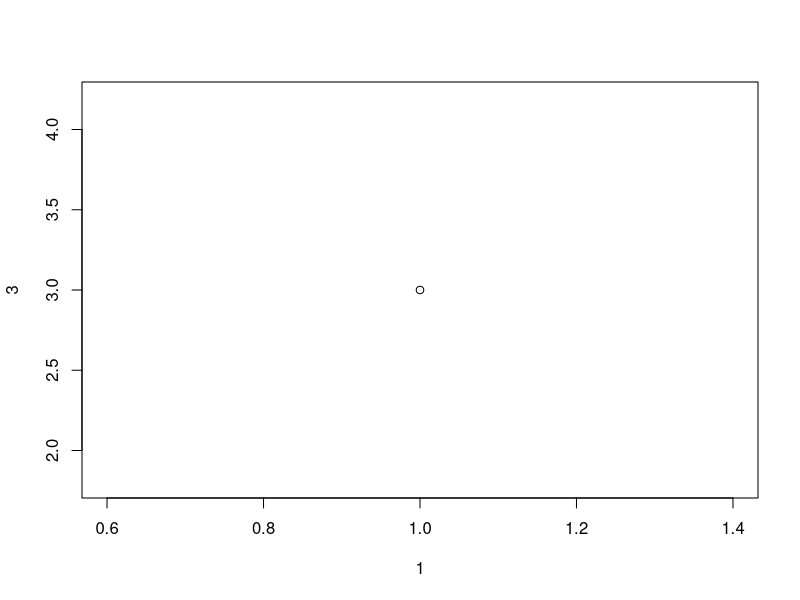
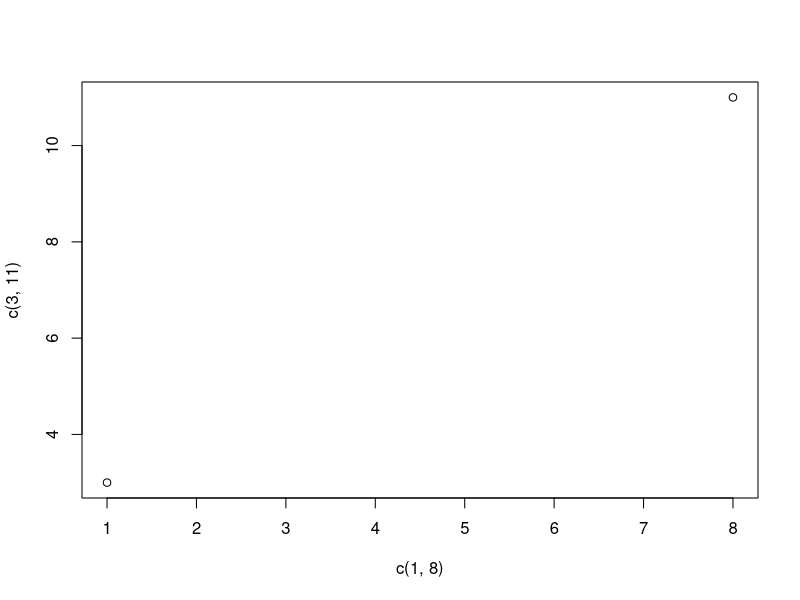
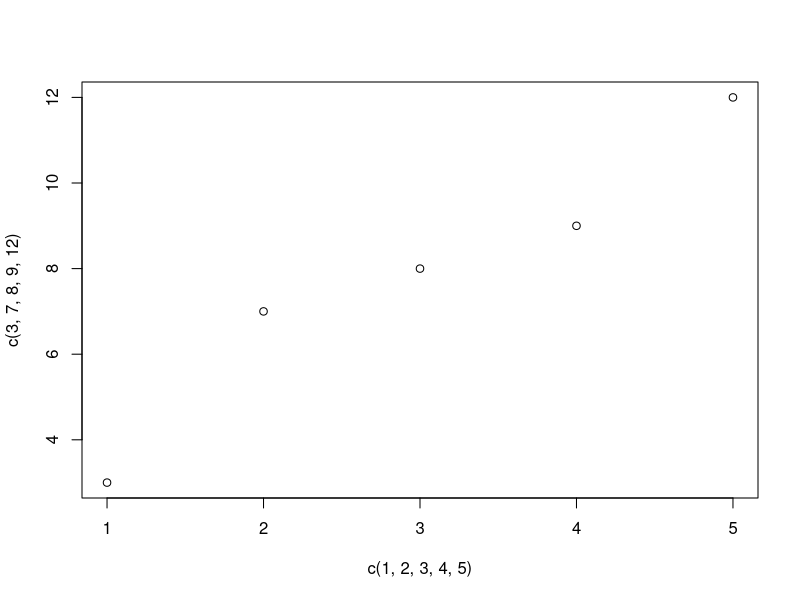
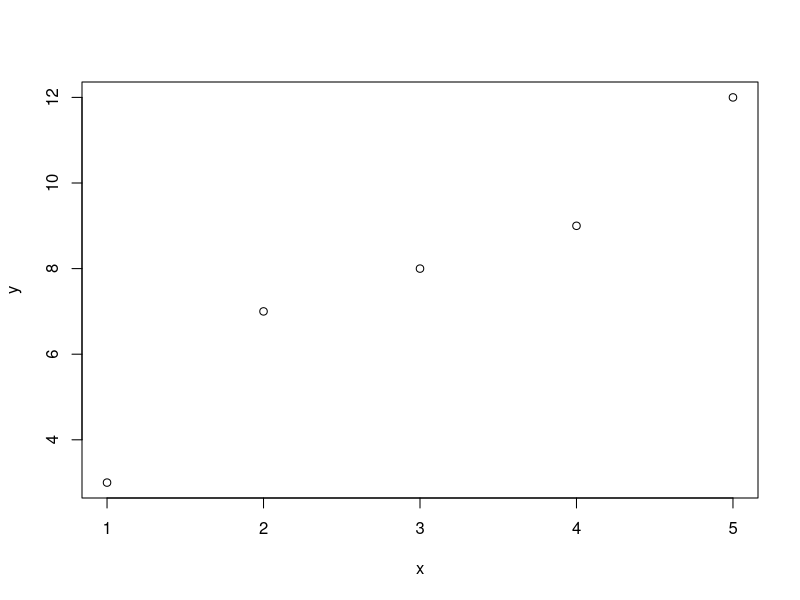
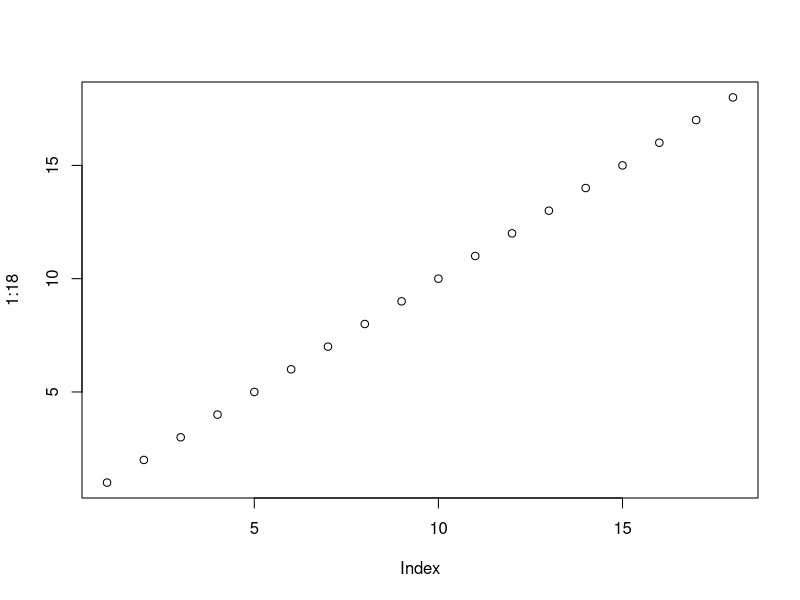
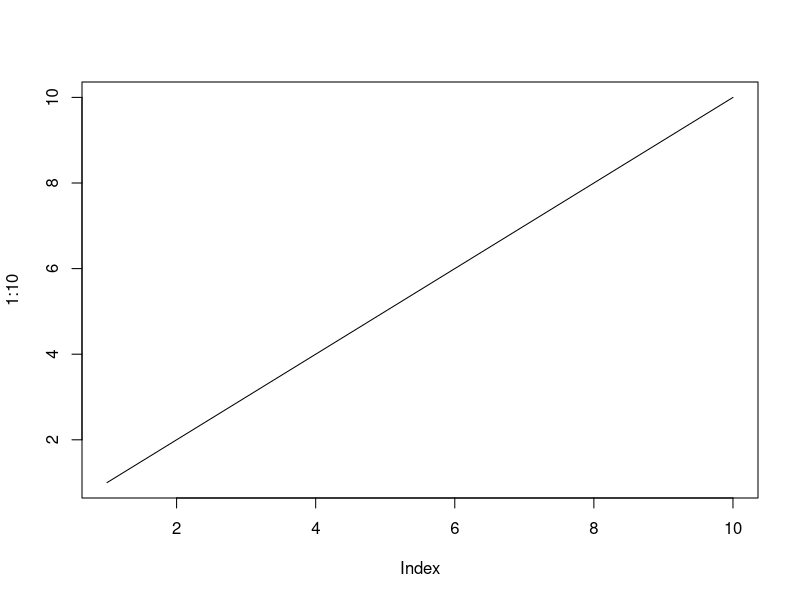
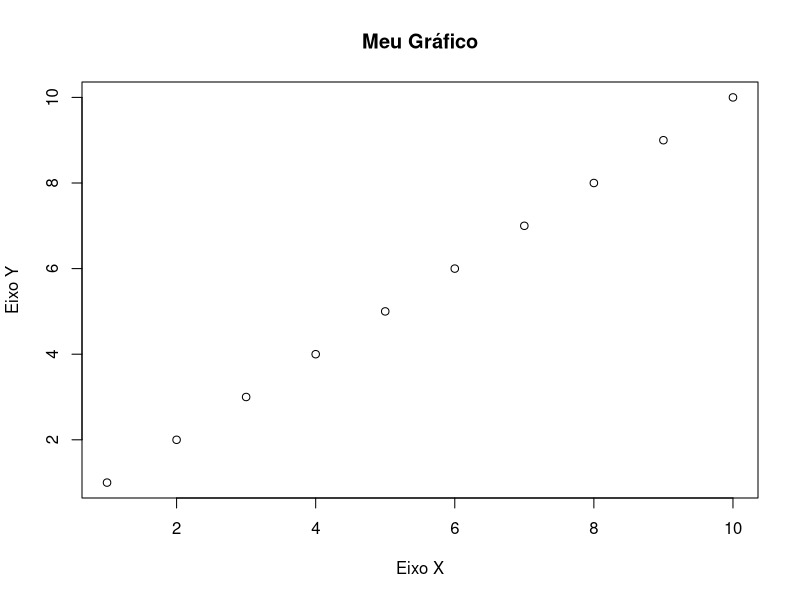
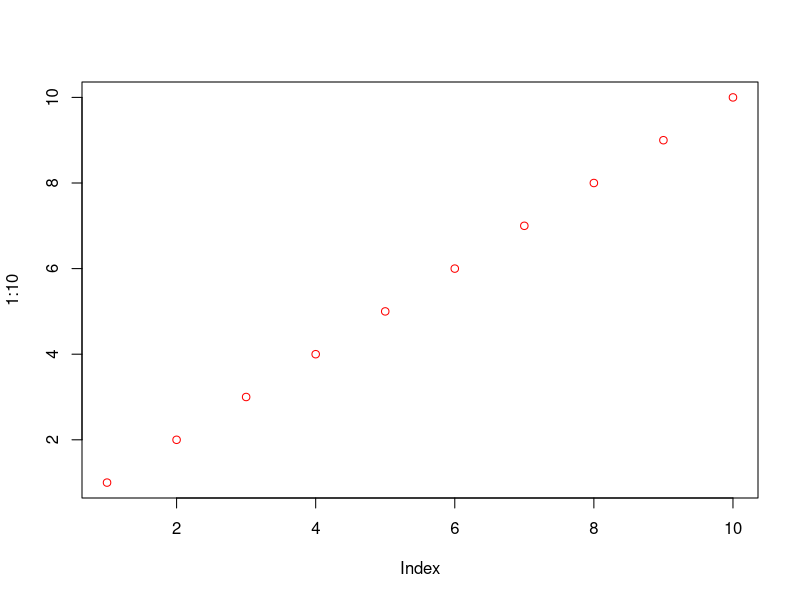

Write the R code that produced these figures, in order.
# GRÁFICOS 
# A função plot() é usada para desenhar pontos (marcadores) em um diagrama
# Ela usa parâmetros para especificar pontos no diagrama
# O parâmetro 1 especifica pontos no eixo X 
# O parâmetro 2 especifica pontos no eixo Y
# Na sua forma mais simples, você pode usar a plot()função para plotar dois números um contra o outro

plot(1, 3)

# Para mais pontos crie um diagrama

plot(c(1, 8), c(3, 11))

# Multiplos pontos 

plot(c(1, 2, 3, 4, 5), c(3, 7, 8, 9, 12))

# Para melhorar a organização utilize variáveis

x <- c(1, 2, 3, 4, 5)
y <- c(3, 7, 8, 9, 12)

plot(x, y)

# Pontos sequênciais 

plot(1:18)

# Para desenhar uma LINHA

plot(1:10, type = "l")


# Etiquedas de plotagem
# Essa função também aceita outros parâmetros como main, xlab e ylab, caso queira personaliza
# o gráfico com um título principal e rótulos diferentes para os eixos X e Y.

plot(1:10, main = "Meu Gráfico", xlab = "Eixo X", ylab = "Eixo Y")

# Aparência col = "cor"

plot(1:10, col = "red")

# Tamanho dos PONTOS no gráfico cex = Número

plot(1:10, cex = 2)
plot(1:10, cex = 1)
plot(1:10, cex = 1.5)
plot(1:10, cex = 0.5)

# Formato dos pontos pch = Número
# Esses valores variam de 0 à 25 tipos diferentes de formas de pontos

plot(1:10, pch = 25, cex = 0.8)
